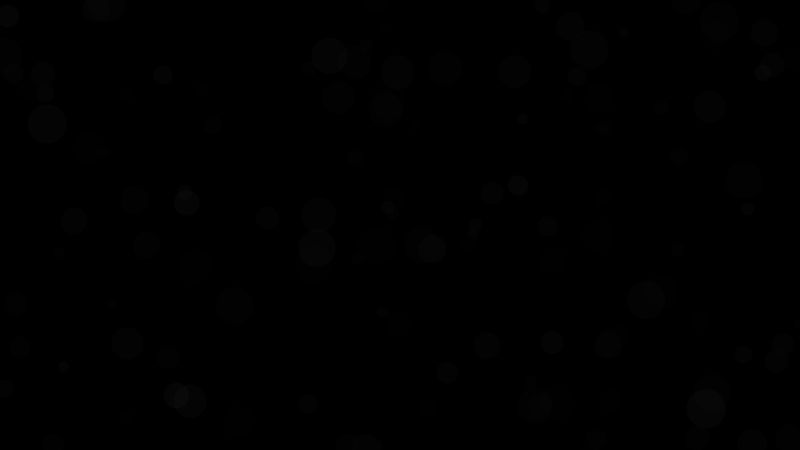
Frame 1 (no input)
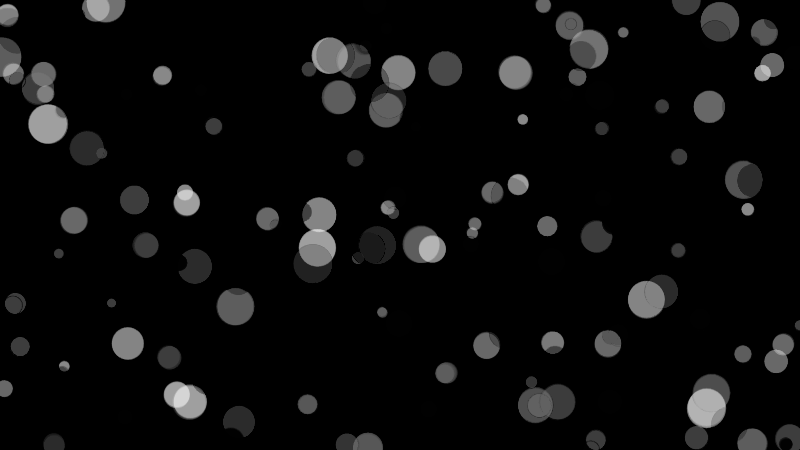
Frame 60 (no input)
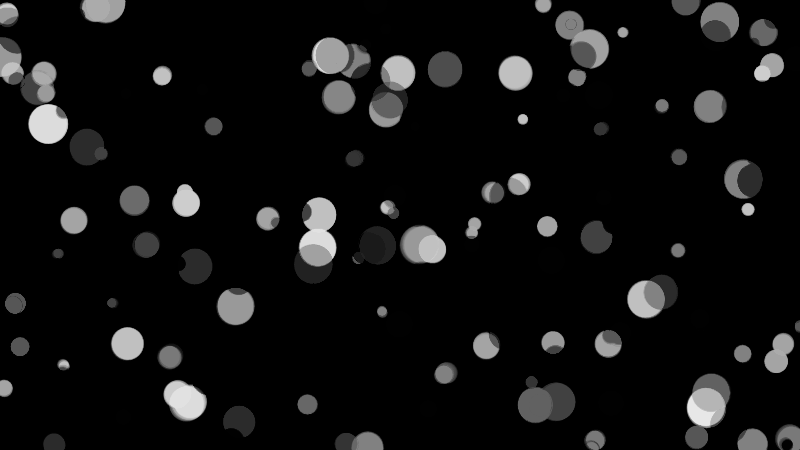
Frame 120 (the mouse pressed at the canvas centre since frame 60)

The p5.js sketch that drew these frames (run headless with seeded random() and noise() and a simulated clock; from frame 60 on, the mouse is pressed at the canvas centre):

// p5.js sketch
// ── sketch.js
let x = [], y = [], a = [];
let spd = [], sz = [], count = 200;

function setup() {
  createCanvas(800, 450);
  background(0);
  rectMode(CENTER);
  noStroke();
  for (let i = 0; i < count; i++) {
    x[i] = random(width);
    y[i] = random(height);
    spd[i] = random(.1,.3);
    sz[i] = random(10, 40);
    a[i] = random(2, 5);
  }
}

function draw() {

  for (let i = 0; i < x.length; i++) {
    fill(map(i, 0, count-1, -100, 300), a[i]);
    x[i] = constrain(x[i] + random(-spd[i], spd[i]), 0, width);
    y[i] = constrain(y[i] + random(-spd[i], spd[i]), 0, height);
    sz[i] = constrain(sz[i] + random(-spd[i], spd[i]), 10, 40);
    circle(x[i], y[i], sz[i]);
  }

}
